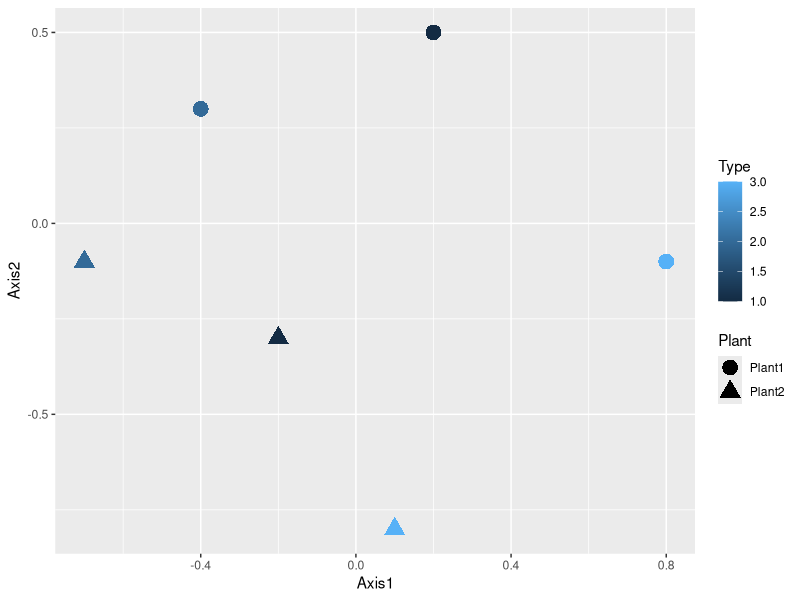

Generate this figure with R:
## ---- chunk 1
library(ggplot2)

data.df <- data.frame(Plant = c("Plant1", "Plant1", "Plant1", "Plant2", "Plant2", 
    "Plant2"), Type = c(1, 2, 3, 1, 2, 3), Axis1 = c(0.2, -0.4, 0.8, -0.2, -0.7, 
    0.1), Axis2 = c(0.5, 0.3, -0.1, -0.3, -0.1, -0.8))
    
ggplot(data.df, aes(x = Axis1, y = Axis2, shape = Plant, color = Type)) + geom_point(size = 5)
